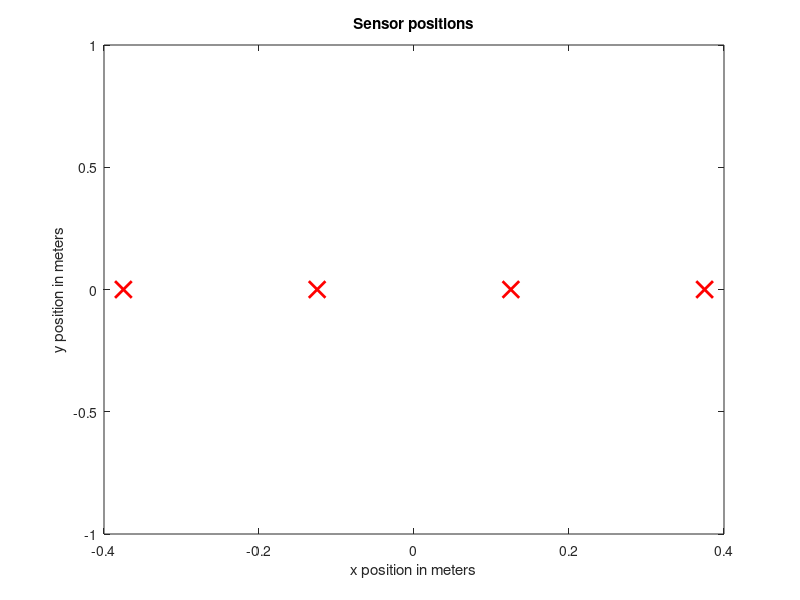
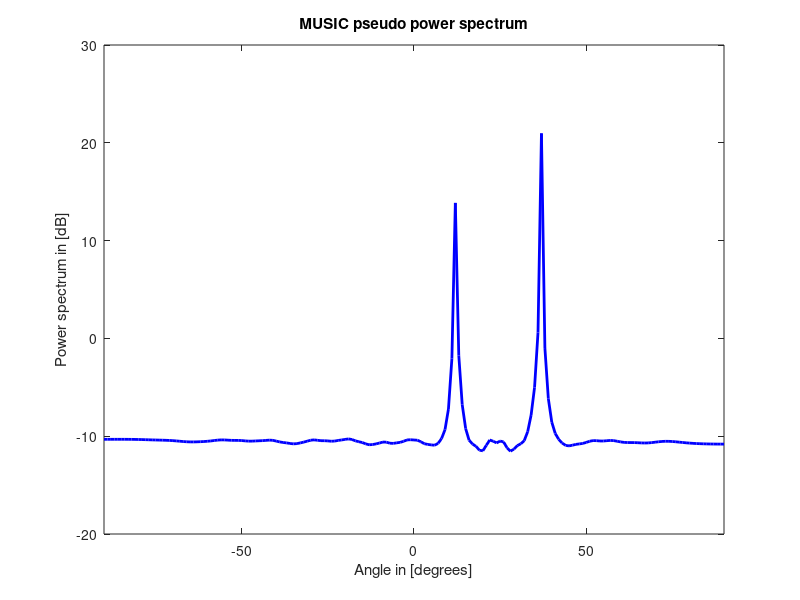

These figures' MATLAB source, in order: (Note: this script raises an error after producing the figures.)
clear all;close all;
%% Load data
A = load('Observation_wb_4.mat');
X = A.X;
fs =A.fs;
%soundsc(real(X(:,1)),fs);
nSensors = size(X,2);
J = nSensors;
senDist = 0.25;
c = 340;
n_source = 2;
Index = linspace(0,J-1,J);
p = [(-(J-1)/2 + Index.')*senDist,zeros(J,1)];             % size 6*2
linspec = {'rx','MarkerSize',12,'LineWidth',2};
figure
plot(p(:,1),p(:,2),linspec{:});  
title('Sensor positions');
xlabel('x position in meters');
ylabel('y position in meters');
disp('The four microphones are ready !');
%% STFT
%frLen = 2048;
frLen = 1024;
nostft = 2*frLen;
overLapFac = 0.75;
%overLapFac = 0;

noFrame = floor((size(X,1)-frLen)./((1-overLapFac)*frLen));
xframe = zeros(frLen,J,noFrame);
Xstft = zeros(nostft,J,noFrame);
shift = (1-overLapFac)*frLen;
for frIdx =1:noFrame
    if frIdx == 1
        xframe(:,:,frIdx) = X(1:frLen,:);%gengjh extract the first frame,index 1 to 128
        st = 1;
        ed = frLen;
    else
        st = (frIdx-1)*shift+1;
        ed = st+frLen-1;%gengjh ed - st = 127
        xframe(:,:,frIdx) = X(st:ed,:);%gengjh extract every 128 points
    end
    win = hamming(frLen);
    for senIdx = 1:J
        xframe(:,senIdx,frIdx)= xframe(:,senIdx,frIdx).*win;  % windowing %gengjh we must make sure the dimension between xframe and hamming is the same
    end
    Xstft(:,:,frIdx) = fft(xframe(:,:,frIdx),nostft);    
end
%% DOA
noFreq = nostft/2-1;
f_c = fs*(1:nostft/2)/nostft;

Fre_X = Xstft(1:noFreq,:,:);
P_music = 0;
% P_pm = 0;
theta = -90:1:90;
v = [sin(theta*pi/180);-cos(theta*pi/180)];       % size 2*721
for freqIdx = 1:noFreq
R_x = squeeze(Fre_X(freqIdx,:,:))*squeeze(Fre_X(freqIdx,:,:))'./noFrame;   
a_theta = exp(-1j*2*pi*f_c(freqIdx)*(p*v)./c);             % steer vector(match weights) 6*721
[U ,eigval] = eig(R_x);                             % the columns of U is the corresponding eigenvectors                                                    % and eigval is a diagonal matrix of eigenvalues
[eigval,index]  = sort(diag(eigval),1,'descend');   % eigval size is 6*1, the index in descend order
U   = U(:,index);                                   % descend the eigenvectors
Us  = U(:,1:n_source);                              % signal subspace
Un  = U(:,n_source+1:J);                            % noise subspace 6*4
P_music = P_music + diag(a_theta'*(Un*Un')*a_theta);
% P_pm = P_pm + diag(a_theta'*R_x*a_theta)./J; 
end
P_sm = noFrame./P_music;          % pseudo power 721*1
figure
linspec = {'b-','LineWidth',2};
plot(theta, 10*log10(abs(P_sm)), linspec{:});
title('MUSIC pseudo power spectrum')
xlabel('Angle in [degrees]');
ylabel('Power spectrum in [dB]');
xlim([-90,90]);
           
% figure
% linspec = {'b-','LineWidth',2};
% plot(theta, 10*log10(abs(P_pm)), linspec{:});
% xlim([-90,90]);

%% Find the local and global maximum
P_middle = abs(P_sm(2:end-1));
P_front = abs(P_sm(1:end-2));
P_back = abs(P_sm(3:end));
logic_front = (P_middle - P_front)>0;
logic_back = (P_middle - P_back)>0;
logic = logic_front & logic_back;
P_middle(~logic) = min(P_middle);
P_local = [abs(P_sm(1));P_middle;abs(P_sm(end))];
[~,doa_Idx] = maxk(P_local,n_source);
doa = theta(doa_Idx);
[~,minIdx] = min(abs(doa));
doa_source = doa(minIdx);
[~,maxIdx] = max(abs(doa));
interfer = doa(maxIdx);
disp(['The desired source DOA with MUSIC is: ',num2str(doa_source),' deg']);
disp(['The interfering DOA with MUSIC is: ',num2str(interfer),' deg']);

%% Null-steering
nfft = size(X,1);
Freq_X = fft(X,nfft);
F1 = fs*(1:nfft/2)/nfft;
F2 = flip(F1(1:nfft/2-1));
F= [0,F1,-F2];
v = [sin(interfer*pi/180);-cos(interfer*pi/180)]; 
compensate_matrix = zeros(nfft,J);
for freqIdx = 1:nfft
    compensate_matrix(freqIdx,:) = exp(1j*2*pi*F(freqIdx)*(p*v)./c); 
end
comp_Freq_X = Freq_X.*compensate_matrix;
compensate_X = ifft(comp_Freq_X);
Block_vector = zeros(J,1);
Block_vector(1:2) = [1,-1];
Align_out = compensate_X*Block_vector;
%Align_out= compensate_X(:,1)-compensate_X(:,2);
soundsc(real(Align_out(:,1)),fs);

